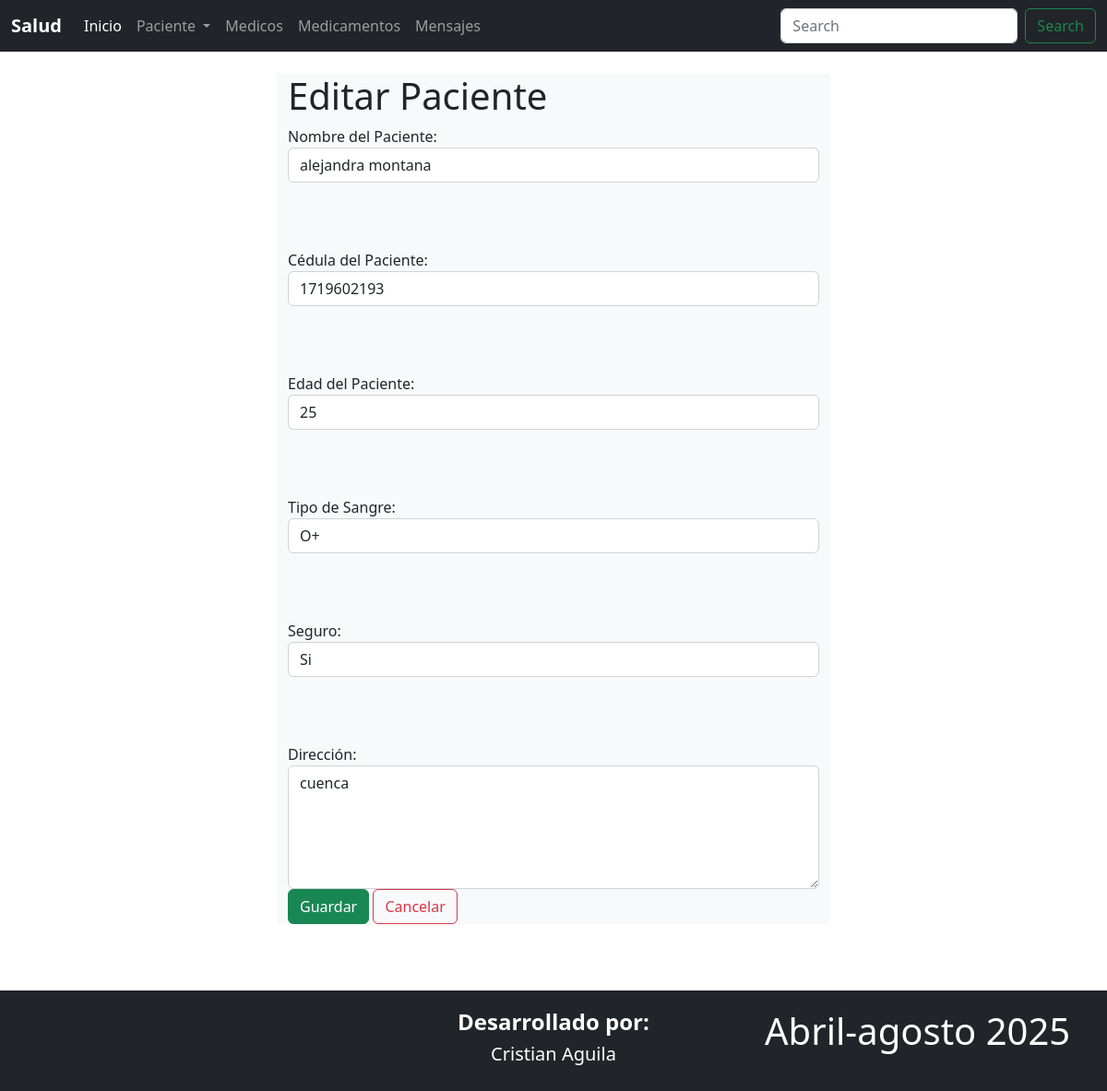
/editarPaciente/4, run on the app's committed database.
### Aplicaciones/Pacientes/models.py (models this page shows, shortened)
class Paciente(models.Model):
    id=models.AutoField(primary_key=True)
    nombre=models.CharField(max_length=100)
    cedula=models.CharField(max_length=15)
    edad=models.CharField(max_length=10)
    tipo_sangre=models.CharField(max_length=10)
    seguro=models.CharField(max_length=10)
    direccion=models.TextField()

### Aplicaciones/Pacientes/views.py (the view)
# urls.py: path('editarPaciente/<id>',views.editarPaciente),
def editarPaciente(request,id):
    pacienteEditar=Paciente.objects.get(id=id)
    return render(request,"editarPaciente.html",{'pacienteEditar':pacienteEditar})

### Aplicaciones/Pacientes/templates/editarPaciente.html (shortened to what this page needs)
{% extends './plantilla.html' %}
{% block contenido %}
<div class="row">
    <div class="col-md-3">
    </div>
    <div class="col-md-6 bg-light">
        <h1>Editar Paciente</h1>
        <form action="/procesarEdicionPaciente/{{pacienteEditar.id}}"  method="post">
            <label for="">Nombre del Paciente:</label>
            <input class="form-control" type="text" name="nombre" id="nombre" value="{{pacienteEditar.nombre}}">
            <br><br><br>
            <label for="">Cédula del Paciente:</label>
            <input class="form-control"  type="text" name="cedula" id="cedula" value="{{pacienteEditar.cedula}}">
            <br><br><br>
            <label for="">Edad del Paciente:</label>
            <input class="form-control"  type="text" name="edad" id="edad" value="{{pacienteEditar.edad}}">
            <br><br><br>
            <label for="">Tipo de Sangre:</label>
            <input class="form-control"  type="text" name="tipo_sangre" id="tipo_sangre" value="{{pacienteEditar.tipo_sangre}}">
            <br><br><br>
            <label for="">Seguro:</label>
            <input class="form-control"  type="text" name="seguro" id="seguro" value="{{pacienteEditar.seguro}}">
            <br><br><br>
            <label for="">Dirección:</label>
            <textarea class="form-control"  name="direccion" id="direccion"  rows="5">{{pacienteEditar.direccion}}</textarea>
            <button type="submit" class="btn btn-success">Guardar</button>
            <a class="btn btn-outline-danger" href="/">Cancelar</a>
        </form>
    </div>
    <div class="col-md-3">
    </div>
</div><br><br><br>
{% endblock %}

### data on the page
Paciente: nombre "alejandra montana", cedula "1719602193", edad "25", tipo_sangre "O+", seguro "Si", direccion "cuenca"
